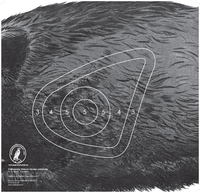
#> input picture Target/Webp.net-resizeimage.jpg, 200 x 193 px, found by its file name
$ python test2.py
#> lines starting #> are read from the running program, lines starting #| are printed output that depends on the picture; after the words box and inside, x2 and y2 are one past the last pixel; in counts of white or black regions, pixels touching at a corner belong together
import numpy as np
import cv2

# Read image as gray-scale
img = cv2.imread("Target\Webp.net-resizeimage.jpg", cv2.IMREAD_COLOR)
#> img is the input picture: shape (193, 200, 3); mean B, G, R 101.6, 99.2, 99.2
# img = cv2.imread("Target\moose.jpg", cv2.IMREAD_COLOR)
# Convert to gray-scale
gray = cv2.cvtColor(img, cv2.COLOR_BGR2GRAY)
# Blur the image to reduce noise
img_blur = cv2.medianBlur(gray, 1)
# Apply hough transform on the image
circles = cv2.HoughCircles(img_blur, cv2.HOUGH_GRADIENT, 1, 1, param1=200, param2=60, minRadius=5, maxRadius=40)
#> circles = [[86.5, 111.5, 25], [86.5, 113.5, 23.8]]
# Draw detected circles
if circles is not None:
    circles = np.mean(circles, axis=1)
#> circles = [[86.5, 112.5, 24.4]]
    circles = np.uint16(np.around(circles))
#> circles = [[86, 112, 24]]
    # for i in circles[0, :]:
    # Draw outer circle
    cv2.circle(img, (circles[0,0], circles[0,1]), circles[0,2], (0, 255, 0), 2)
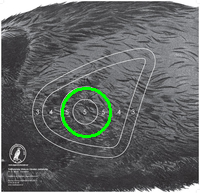
#> img: shape (193, 200, 3); 1.21% of pixels changed, all inside (x1, y1, x2, y2) = (61, 87, 112, 138)
    # Draw inner circle
    cv2.circle(img, (circles[0,0], circles[0,1]), 2, (0, 0, 255), 3)
#> img: shape (193, 200, 3); 0.11% of pixels changed, all inside (x1, y1, x2, y2) = (82, 108, 91, 117)
# Show result image
cv2.imshow("Result Image", img)
cv2.waitKey()
